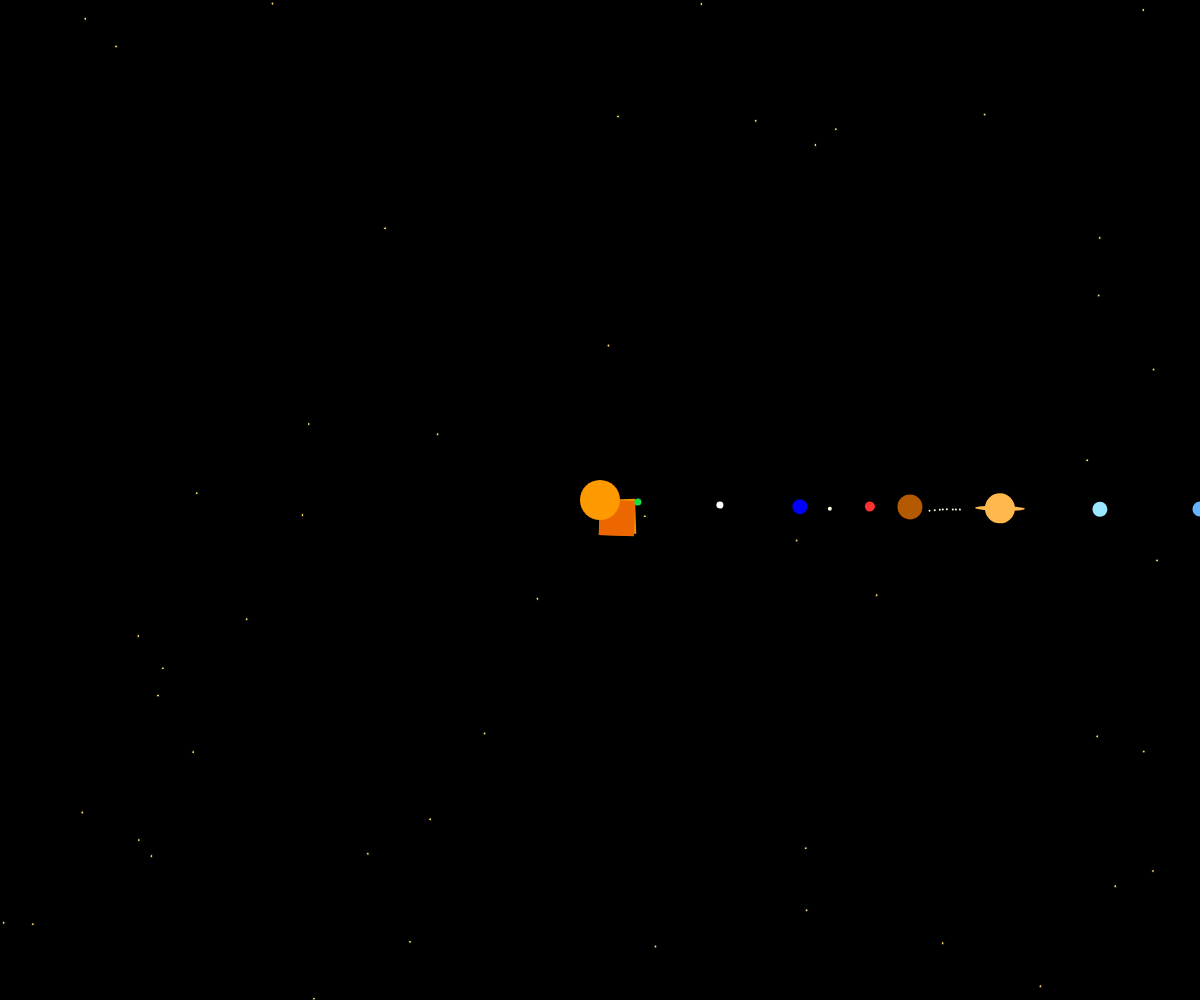
Frame 1 (no input)
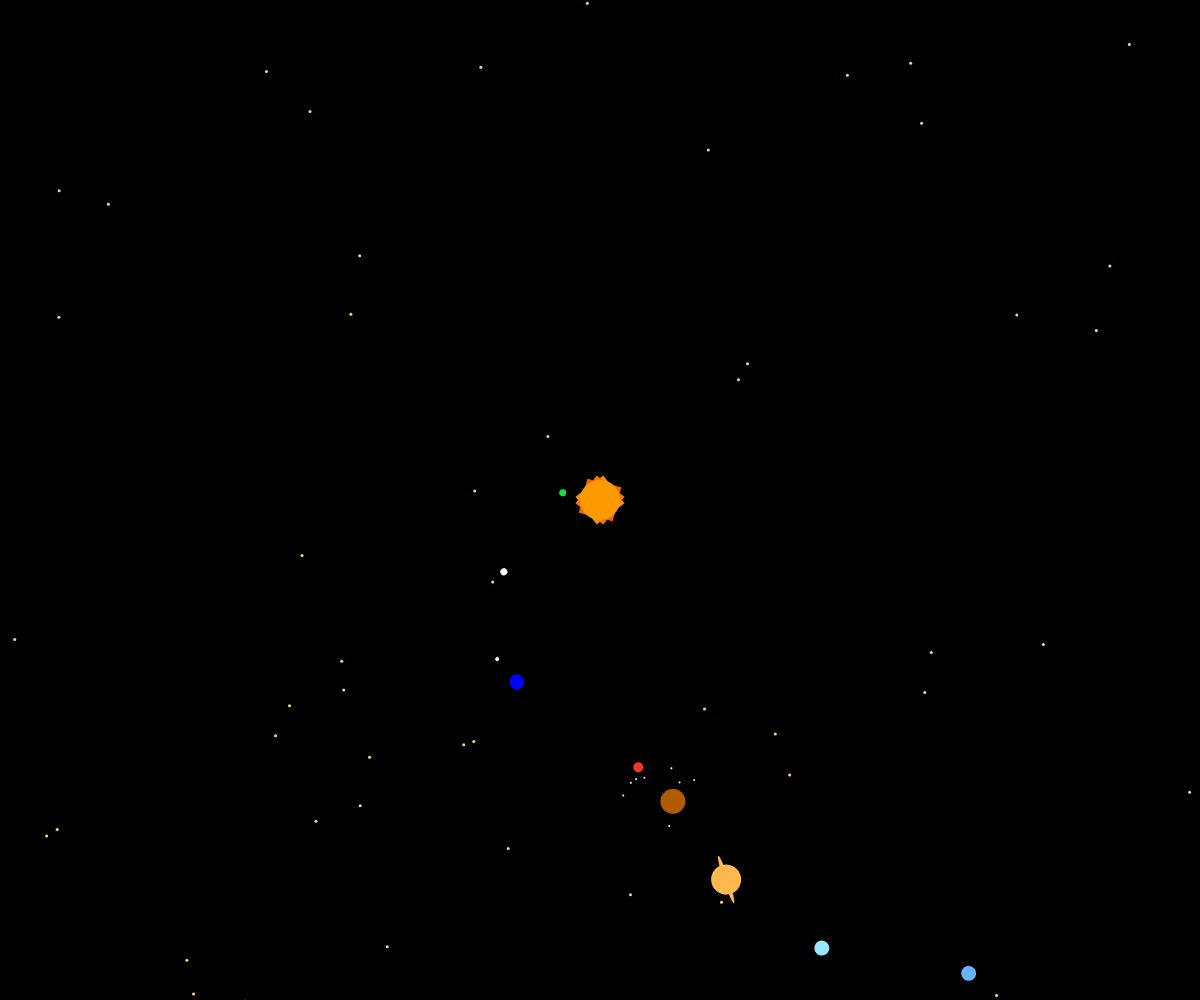
Frame 60 (no input)
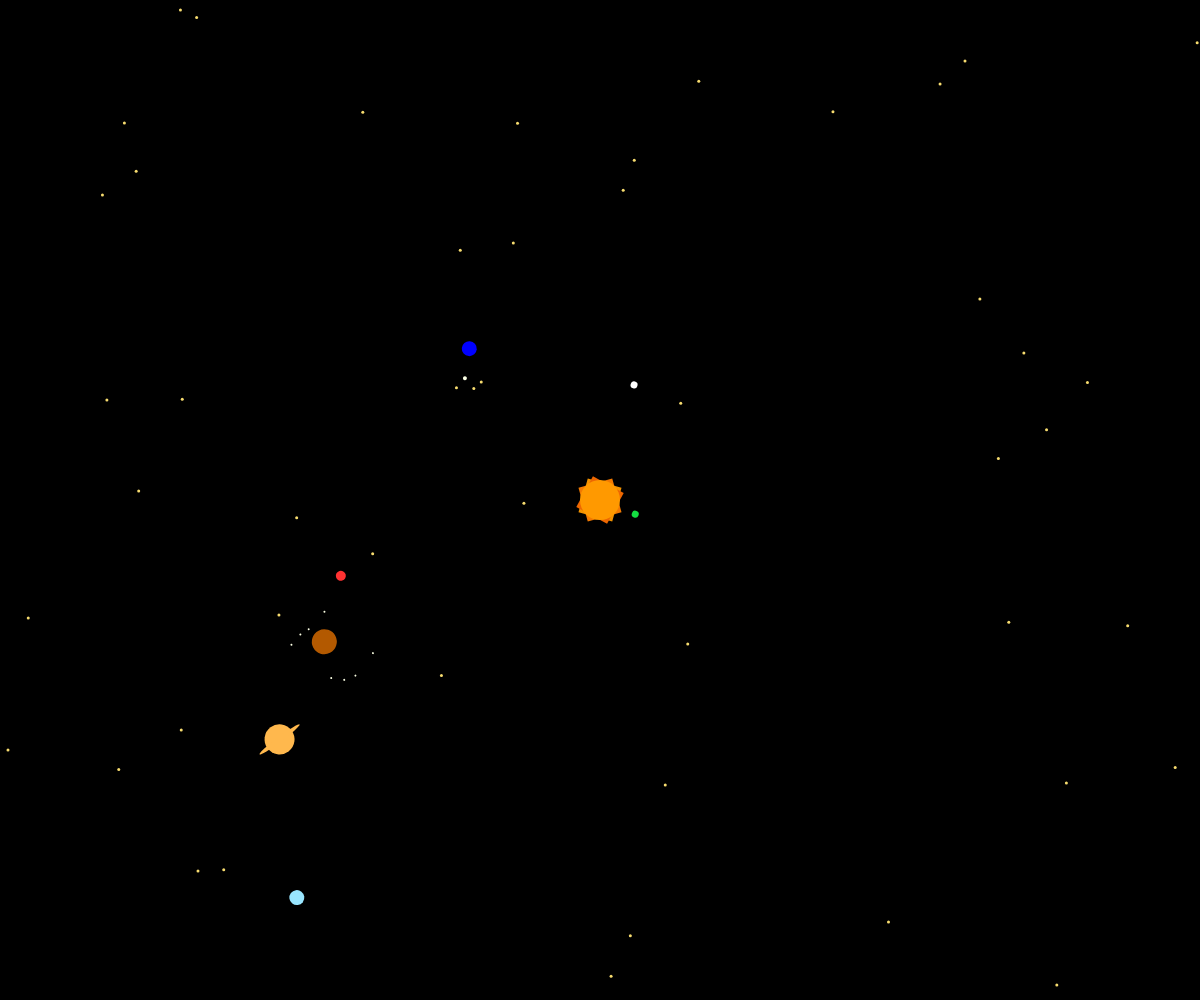
Frame 120 (the mouse pressed at the canvas centre since frame 60)

The p5.js sketch that drew these frames (run headless with seeded random() and noise() and a simulated clock; from frame 60 on, the mouse is pressed at the canvas centre):

// p5.js sketch
// ── sketch.js
function setup() {
  // put setup code here
}

function draw() {
  // put drawing code here
}
var StarsX
var Starsy
var i

function setup() {
  // put setup code here
    createCanvas(windowWidth, windowHeight);
}

function draw() {
  // put drawing code here
    //le contournement eazyyy
    background(0);//univers
  
   fill(247,220,111);
    for (let i = 0; i < 200; i++) {
  StarsX=random()*2500;
	StarsY=random()*2000;
	circle(StarsX,StarsY,3); }

    
    /*etoiles
    rect(50,50,5);rect(100,30,5);
  rect(250,50,5);rect(300,50,5);
    rect(400,70,5); rect(70,130,5);
    rect(225,100,5);rect(350,150,5);
    rect(40,300,5);rect(240,230,5);
    rect(360,260,5);rect(120,350,5);
    rect(70,390,5);rect(300,350,5);
    rect(100,500,5);rect(1500,450,5);
    rect(250,450,5);rect(50,600,5);
    ;rect(200,520,5);
    rect(270,580,5);rect(120,620,5);
    ;rect(350,650,5); rect(320,505,5);
    rect(30,750,5);rect(450,755,5);
    rect(800,600,5);rect(950,300,5);
    rect(700,200,5);rect(600,100,5);
    rect(500,150,5); rect(660,300,5);
    rect(400,400,5);rect(500,550,5);
    rect(200,900,5);rect(100,850,5);
    rect(300,800,5);rect(700,700,5);
    rect(500,800,5);rect(650,900,5);
    rect(450,950,5); rect(1000,300,5);
    rect(800,150,5);rect(750,320,5);
    rect(900,450,5);rect(900,700,5);
    rect(850,850,5);rect(800,780,5);
    rect(950,50,5);rect(950,200,5);
    rect(550,500,5);rect(550,200,5);
    rect(1200,700,5);rect(1800,250,5);
    rect(1100,150,5);rect(1500,300,5);
    rect(1300,350,5);rect(1250,100,5);
    rect(1400,200,5);rect(1650,100,5);
    rect(1570,270,5);rect(1650,700,5);
    rect(1500,600,5);rect(1400,550,5);
    rect(1450,800,5);rect(1350,870,5);
    rect(1200,900,5); rect(1000,850,5);
    rect(1850,950,5);rect(1700,900,5);
    rect(1600,920,5);rect(1850,750,5);
    rect(1750,600,5);rect(1700,500,5);
    rect(1900,800,5);rect(1960,600,5);
    rect(1940,530,5); rect(1850,400,5);
    rect(1960,200,5);rect(1920,140,5);
    rect(1800,50,5);rect(1600,40,5);
    rect(1400,50,5);rect(1990,50,5);
    rect(1990,300,5);*/
    
     //SOLEIL
    //donne le centre de l'univers
    //les planètes tournerons autour du soleil

     translate(width/2, height/2);//CENTRE
    noStroke();//pas de borre noir
    
    //rayon du soleil
    
    //push pop pour isolé, les rayons sont indépendant de la rotation du soleil, ils ont leurs propre rotation
        
        //rayon A
            push(); //push pop du rayon A
			rotate(millis()/ -450);//vitesse de rotation sur elle meme (negativement)
  	        noStroke(); //pas de borre noir
			fill(242,146,0)//couleur
			rect(0,0,35,35);
			pop();
    
		//rayon B	
			push();//push pop du rayon B
			rotate(millis()/ 450);//vitesse de rotation sur elle meme
			noStroke(); //pas de borre noir
			fill(242,121,0)//couleur
			rect(0,0,35,35);
			pop();
   
       //rayon C
			push();//push pop du rayon C
			rotate(millis()/ 550);//vitesse de rotation sur elle meme
			noStroke(); //pas de borre noir
			fill(237,103,1)//couleur
			rect(0,0,35,35);
			pop();
   
    
    //SOLEIL
   
    rectMode(CENTER);
    fill(255,153,0)//couleur
    circle(0,0,40);  
    

    //MERCURE
   
    push();
  
      
      rotate(millis()/300);//vitesse de rotation autour du soleil
      translate(38,0); //distance par rapport au centre
      fill(19,223,65);//couleur
      circle(0,0,7);
    
    pop();
  

    //VENUS
    
    push();
    
    rotate(millis()/400);//vitesse de rotation autour du soleil
    translate(120,0);//distance par rapport au centre
    fill(255,255,255);//couleur
    circle(0,0,7);
    
    pop();
    
  
    //TERRE
    
    push(); //lune integré car c'est un systeme avec la terre
    
    rotate(millis()/500);//vitesse de rotation autour du soleil
    translate(200,0);
    fill(0,0,255);//couleur
    circle(0,0,15);
    
    //LUNE
     
    rotate(millis()/500);//vitesse de rotation autour de la Terre
    translate(30,0);//distance par rapport au centre de la Terre
    fill(251,255,228);//couleur
    circle(0,0,4);
    
    pop();
    
    
    //MARS
    
    push();
    
     rotate(millis()/700);//vitesse de rotation autour du soleil
     translate(270,0);//distance par rapport au centre
     fill(255,50,50);
     circle(0,0,10);
    
    pop();
    
    //JUPITER
    
    push();//du systeme Jupiteriens
    
    rotate(millis()/750);//vitesse de rotation autour du soleil
    translate(310,0);//distance par rapport au centre
    fill(179,89,0);//couleur
    circle(0,0,25);
    
     
    //LUNE 1
    
    
    push();//de lune 1 autour de Jupiter
    
     rotate(millis()/100);//vitesse de rotation autour de Jupiter
    translate(20,0);//distance par rapport au centre de Jupiter
    fill(251,255,228);//couleur
    circle(0,0,2);
  
    pop();//de lune 1
   
     
    
    //LUNE 2
    
    push();//de lune 2 autour de Jupiter
    
    rotate(millis()/150);//vitesse de rotation autour de Jupiter
    translate(25,0);//distance par rapport au centre de Jupiter
    fill(251,255,228);//couleur
    circle(0,0,2);
    
    pop();//de lune 2
    
  
    //LUNE 3
    
      push();//de lune 3 autour de Jupiter
    
    rotate(millis()/240);//vitesse de rotation autour de Jupiter
    translate(30,0);//distance par rapport au centre de Jupiter
    fill(251,255,228);//couleur
    circle(0,0,2);
    
    pop();//de lune 3
    
    //LUNE 4
    
    push();//de lune 4 autour de Jupiter
    
    rotate(millis()/300);//vitesse de rotation autour de Jupiter
    translate(33,0);//distance par rapport au centre de Jupiter
    fill(251,255,228);//couleur
    circle(0,0,2);
    
    pop();//de lune 4
    
    //LUNE 5
    
    push();//de lune 5 autour de Jupiter
    
     rotate(millis()/400);//vitesse de rotation autour de Jupiter
    translate(37,0);//distance par rapport au centre de Jupiter
    fill(251,255,228);//couleur
    circle(0,0,2);
    
    
    pop();// de lune 5
    
    //LUNE 6
    
    push();//de la lune 6 autour de Jupiter
    
     rotate(millis()/425);//vitesse de rotation autour de Jupiter
    translate(43,0);//distance par rapport au centre de Jupiter
    fill(251,255,228);//couleur
    circle(0,0,2);
    
    pop();// de lune6
   
    //LUNE 7
    
    push();//de la lune 7 autour de Jupiter
    
     rotate(millis()/450);//vitesse de rotation autour de Jupiter
    translate(46,0);//distance par rapport au centre de Jupiter
    fill(251,255,228);//couleur
    circle(0,0,2);
    
    pop()//de lune 7
    
    //LUNE 8
    
    push();//de la lune 8 autour de Jupiter
    
     rotate(millis()/520);//vitesse de rotation autour de Jupiter
    translate(50,0);//distance par rapport au centre de Jupiter
    fill(251,255,228);//couleur
    circle(0,0,2);
    
    pop();//de lune 8
    
    pop();//du systeme Jupiteriens
    
    //SATURNE
    
    push(); //du systeme Saturien
    
    
    rotate(millis()/800);//vitesse de rotation autour du soleil
    translate(400,0);//distance par rapport au centre
    fill(255,184,77);
    circle(0,0,30);
    ellipse(0,0,50,5);
    
    pop();//du systeme saturien
 
  
    //URANUS
    
    push();
   
    
    rotate(millis()/900);//vitesse de rotation autour du soleil
    translate(500,0);//distance par rapport au centre
    fill(153,230,255);//couleur
    circle(0,0,15);
    
    pop();
    
    //NEPTUNE
    
    push();
    
    rotate(millis()/1100);//vitesse de rotation autour du soleil
    translate(600,0);//distance par rapport au centre
    fill(102,179,255);//couleur
    circle(0,0,15);
    
    pop();
    
}
